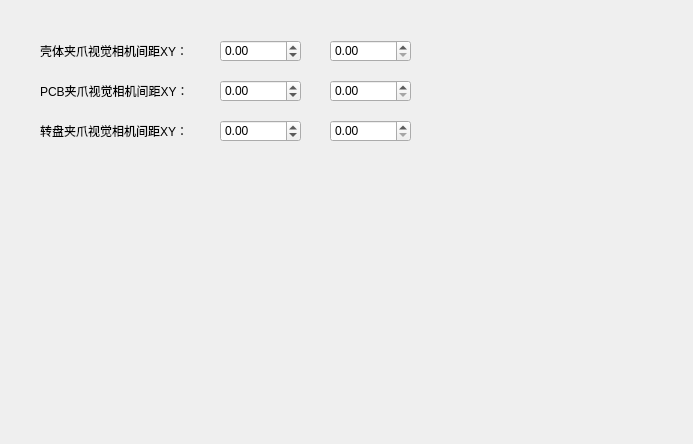
<?xml version="1.0" encoding="UTF-8"?>
<ui version="4.0">
 <class>WidgetGrip</class>
 <widget class="QWidget" name="WidgetGrip">
  <property name="geometry">
   <rect>
    <x>0</x>
    <y>0</y>
    <width>693</width>
    <height>444</height>
   </rect>
  </property>
  <property name="windowTitle">
   <string>Form</string>
  </property>
  <widget class="QLabel" name="label_8">
   <property name="geometry">
    <rect>
     <x>40</x>
     <y>40</y>
     <width>161</width>
     <height>21</height>
    </rect>
   </property>
   <property name="text">
    <string>壳体夹爪视觉相机间距XY：</string>
   </property>
  </widget>
  <widget class="QDoubleSpinBox" name="doubleSpinBox_gripToCamY">
   <property name="geometry">
    <rect>
     <x>330</x>
     <y>40</y>
     <width>81</width>
     <height>22</height>
    </rect>
   </property>
  </widget>
  <widget class="QDoubleSpinBox" name="doubleSpinBox_gripToCamX">
   <property name="geometry">
    <rect>
     <x>220</x>
     <y>40</y>
     <width>81</width>
     <height>22</height>
    </rect>
   </property>
   <property name="minimum">
    <double>-10000.000000000000000</double>
   </property>
   <property name="maximum">
    <double>10000.000000000000000</double>
   </property>
  </widget>
  <widget class="QLabel" name="label_9">
   <property name="geometry">
    <rect>
     <x>40</x>
     <y>80</y>
     <width>161</width>
     <height>21</height>
    </rect>
   </property>
   <property name="text">
    <string>PCB夹爪视觉相机间距XY：</string>
   </property>
  </widget>
  <widget class="QDoubleSpinBox" name="doubleSpinBox_gripToCamX_2">
   <property name="geometry">
    <rect>
     <x>220</x>
     <y>80</y>
     <width>81</width>
     <height>22</height>
    </rect>
   </property>
   <property name="minimum">
    <double>-10000.000000000000000</double>
   </property>
   <property name="maximum">
    <double>10000.000000000000000</double>
   </property>
  </widget>
  <widget class="QDoubleSpinBox" name="doubleSpinBox_gripToCamY_2">
   <property name="geometry">
    <rect>
     <x>330</x>
     <y>80</y>
     <width>81</width>
     <height>22</height>
    </rect>
   </property>
  </widget>
  <widget class="QDoubleSpinBox" name="doubleSpinBox_gripToCamY_3">
   <property name="geometry">
    <rect>
     <x>330</x>
     <y>120</y>
     <width>81</width>
     <height>22</height>
    </rect>
   </property>
  </widget>
  <widget class="QLabel" name="label_10">
   <property name="geometry">
    <rect>
     <x>40</x>
     <y>120</y>
     <width>161</width>
     <height>21</height>
    </rect>
   </property>
   <property name="text">
    <string>转盘夹爪视觉相机间距XY：</string>
   </property>
  </widget>
  <widget class="QDoubleSpinBox" name="doubleSpinBox_gripToCamX_3">
   <property name="geometry">
    <rect>
     <x>220</x>
     <y>120</y>
     <width>81</width>
     <height>22</height>
    </rect>
   </property>
   <property name="minimum">
    <double>-10000.000000000000000</double>
   </property>
   <property name="maximum">
    <double>10000.000000000000000</double>
   </property>
  </widget>
 </widget>
 <resources/>
 <connections/>
</ui>
